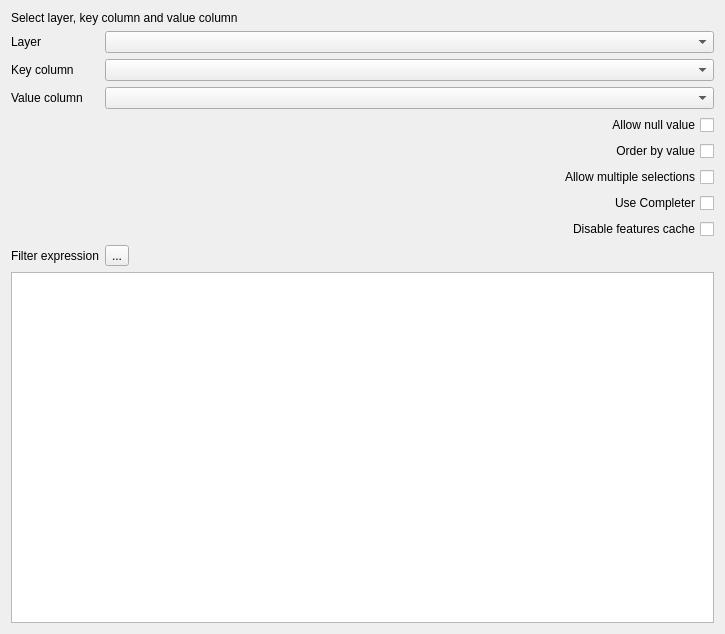
<?xml version="1.0" encoding="UTF-8"?>
<ui version="4.0">
 <class>QgsValueRelationConfigDlgBase</class>
 <widget class="QWidget" name="QgsValueRelationConfigDlgBase">
  <property name="geometry">
   <rect>
    <x>0</x>
    <y>0</y>
    <width>725</width>
    <height>634</height>
   </rect>
  </property>
  <property name="windowTitle">
   <string>Form</string>
  </property>
  <layout class="QFormLayout" name="formLayout">
   <property name="fieldGrowthPolicy">
    <enum>QFormLayout::AllNonFixedFieldsGrow</enum>
   </property>
   <item row="0" column="0" colspan="2">
    <widget class="QLabel" name="label_8">
     <property name="text">
      <string>Select layer, key column and value column</string>
     </property>
    </widget>
   </item>
   <item row="1" column="0">
    <widget class="QLabel" name="label_5">
     <property name="text">
      <string>Layer</string>
     </property>
     <property name="buddy">
      <cstring>mLayerName</cstring>
     </property>
    </widget>
   </item>
   <item row="1" column="1">
    <widget class="QgsMapLayerComboBox" name="mLayerName"/>
   </item>
   <item row="2" column="0">
    <widget class="QLabel" name="label_6">
     <property name="text">
      <string>Key column</string>
     </property>
     <property name="buddy">
      <cstring>mKeyColumn</cstring>
     </property>
    </widget>
   </item>
   <item row="2" column="1">
    <widget class="QgsFieldComboBox" name="mKeyColumn"/>
   </item>
   <item row="3" column="0">
    <widget class="QLabel" name="label_7">
     <property name="text">
      <string>Value column</string>
     </property>
     <property name="buddy">
      <cstring>mValueColumn</cstring>
     </property>
    </widget>
   </item>
   <item row="3" column="1">
    <widget class="QgsFieldComboBox" name="mValueColumn"/>
   </item>
   <item row="4" column="0" colspan="2">
    <widget class="QCheckBox" name="mAllowNull">
     <property name="layoutDirection">
      <enum>Qt::RightToLeft</enum>
     </property>
     <property name="text">
      <string>Allow null value</string>
     </property>
    </widget>
   </item>
   <item row="5" column="0" colspan="2">
    <widget class="QCheckBox" name="mOrderByValue">
     <property name="layoutDirection">
      <enum>Qt::RightToLeft</enum>
     </property>
     <property name="text">
      <string>Order by value</string>
     </property>
    </widget>
   </item>
   <item row="6" column="0" colspan="2">
    <widget class="QCheckBox" name="mAllowMulti">
     <property name="layoutDirection">
      <enum>Qt::RightToLeft</enum>
     </property>
     <property name="text">
      <string>Allow multiple selections</string>
     </property>
    </widget>
   </item>
   <item row="9" column="0">
    <widget class="QLabel" name="label_19">
     <property name="text">
      <string>Filter expression</string>
     </property>
     <property name="buddy">
      <cstring>mValueColumn</cstring>
     </property>
    </widget>
   </item>
   <item row="9" column="1">
    <widget class="QToolButton" name="mEditExpression">
     <property name="layoutDirection">
      <enum>Qt::RightToLeft</enum>
     </property>
     <property name="text">
      <string>...</string>
     </property>
    </widget>
   </item>
   <item row="10" column="0" colspan="2">
    <widget class="QTextEdit" name="mFilterExpression"/>
   </item>
   <item row="7" column="0" colspan="2">
    <widget class="QCheckBox" name="mUseCompleter">
     <property name="layoutDirection">
      <enum>Qt::RightToLeft</enum>
     </property>
     <property name="text">
      <string>Use Completer</string>
     </property>
    </widget>
   </item>
   <item row="8" column="1">
    <widget class="QCheckBox" name="mDisableCache">
     <property name="toolTip">
      <string>Trade memory for speed</string>
     </property>
     <property name="layoutDirection">
      <enum>Qt::RightToLeft</enum>
     </property>
     <property name="text">
      <string>Disable features cache</string>
     </property>
    </widget>
   </item>
  </layout>
 </widget>
 <customwidgets>
  <customwidget>
   <class>QgsFieldComboBox</class>
   <extends>QComboBox</extends>
   <header>qgis.gui</header>
  </customwidget>
  <customwidget>
   <class>QgsMapLayerComboBox</class>
   <extends>QComboBox</extends>
   <header>qgis.gui</header>
  </customwidget>
 </customwidgets>
 <tabstops>
  <tabstop>mLayerName</tabstop>
  <tabstop>mKeyColumn</tabstop>
  <tabstop>mValueColumn</tabstop>
  <tabstop>mAllowNull</tabstop>
  <tabstop>mOrderByValue</tabstop>
  <tabstop>mAllowMulti</tabstop>
  <tabstop>mUseCompleter</tabstop>
  <tabstop>mEditExpression</tabstop>
  <tabstop>mFilterExpression</tabstop>
 </tabstops>
 <resources/>
 <connections/>
</ui>
